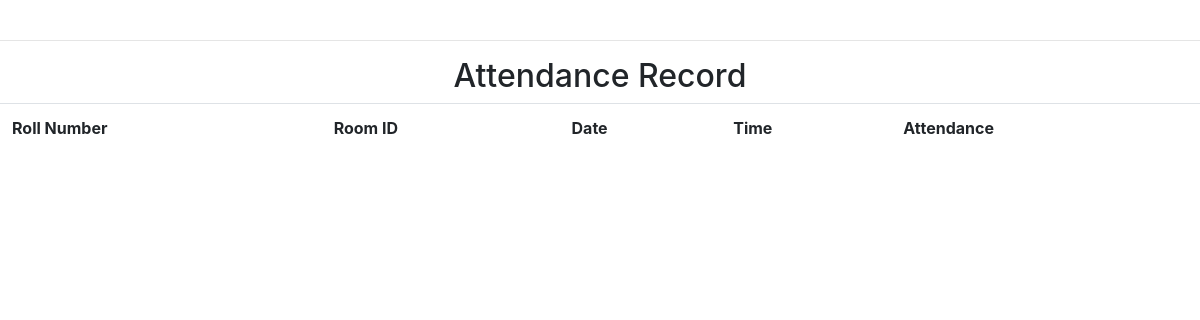
Before: /attendance_view.php with the older database file.
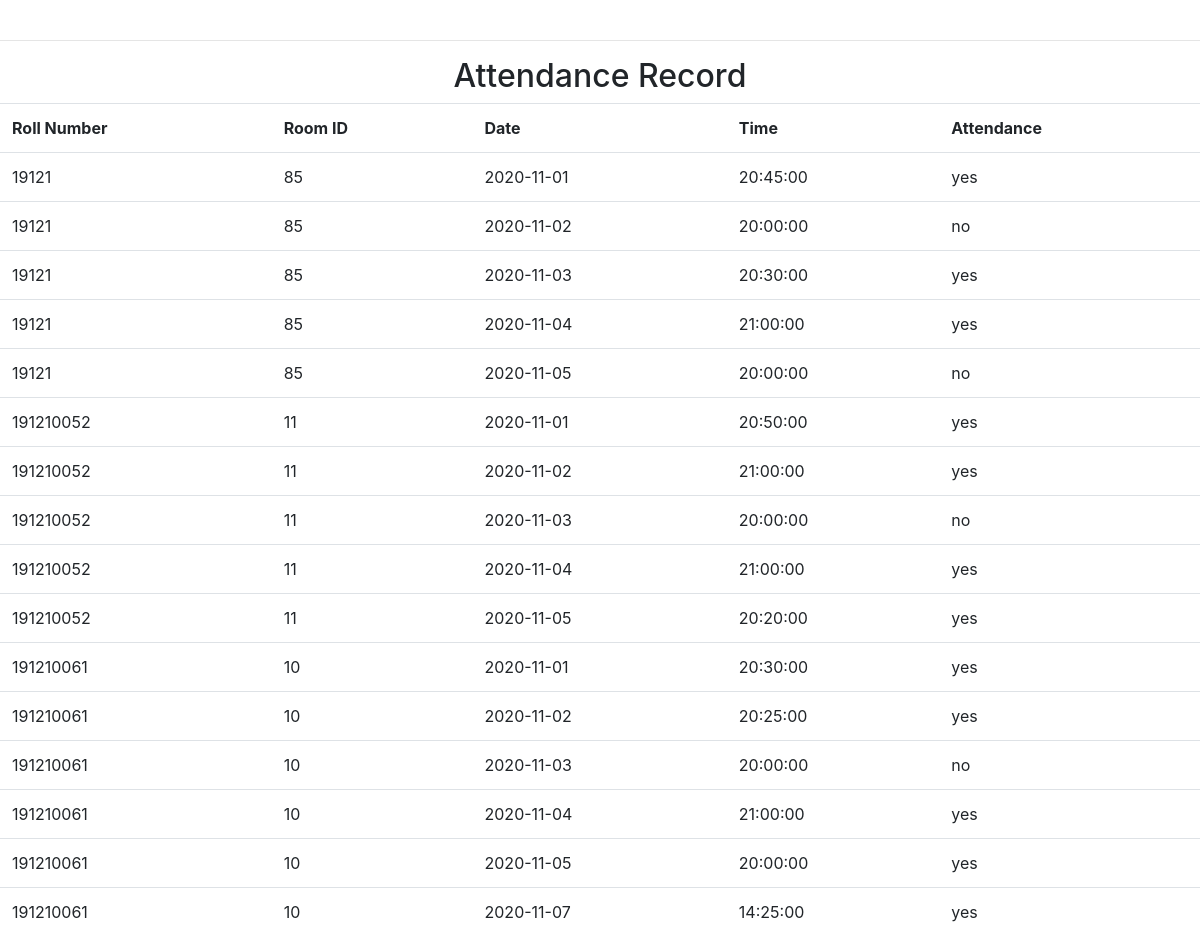
After: the same page with the newer database file.
### tables this page shows
CREATE TABLE `attendance` (
  `rollno` varchar(10) NOT NULL,
  `room_id` varchar(10) NOT NULL,
  `date` date NOT NULL,
  `time` time NOT NULL,
  `present` varchar(3) NOT NULL
);

### attendance_view.php (the view, shortened to what this page needs)
<!DOCTYPE html>
<html>
<head>
	<link rel="stylesheet" href="https://stackpath.bootstrapcdn.com/bootstrap/4.4.1/css/bootstrap.min.css">
</head>
<body>
<br><hr>
<caption><h2>Attendance Record</h2></caption>
<table class="table table-hover">
	<tr>
		<th>Roll Number</th>
		<th>Room ID</th>
		<th>Date</th>
		<th>Time</th>
		<th>Attendance</th>
	</tr>
<?php
$ViewQuery="SELECT * FROM attendance" ;
$Execute=mysql_query($ViewQuery);
while($DataRows=mysql_fetch_array($Execute)){
	$Rollno=$DataRows['rollno'];
	$Room_id=$DataRows['room_id'];
	$Date=$DataRows['date'];
	$Time=$DataRows['time'];
	$Present=$DataRows['present'];
 ?>
 <tr>
<td><?php echo $Rollno ;?></td>
<td><?php echo $Room_id; ?></td>
<td><?php echo $Date; ?></td>
<td><?php echo $Time; ?></td>
<td><?php echo $Present; ?></td>
</tr>
<?php } ?>
</table>
</body>
</html>

Changed rows visible on the page:
added attendance: rollno "19121", room "85", date "2020-11-01", time "20:45:00", present "yes"
added attendance: rollno "19121", room "85", date "2020-11-02", time "20:00:00", present "no"
added attendance: rollno "19121", room "85", date "2020-11-03", time "20:30:00", present "yes"
added attendance: rollno "19121", room "85", date "2020-11-04", time "21:00:00", present "yes"
added attendance: rollno "19121", room "85", date "2020-11-05", time "20:00:00", present "no"
added attendance: rollno "191210052", room "11", date "2020-11-01", time "20:50:00", present "yes"
added attendance: rollno "191210052", room "11", date "2020-11-02", time "21:00:00", present "yes"
added attendance: rollno "191210052", room "11", date "2020-11-03", time "20:00:00", present "no"
added attendance: rollno "191210052", room "11", date "2020-11-04", time "21:00:00", present "yes"
added attendance: rollno "191210052", room "11", date "2020-11-05", time "20:20:00", present "yes"
added attendance: rollno "191210061", room "10", date "2020-11-01", time "20:30:00", present "yes"
added attendance: rollno "191210061", room "10", date "2020-11-02", time "20:25:00", present "yes"
added attendance: rollno "191210061", room "10", date "2020-11-03", time "20:00:00", present "no"
added attendance: rollno "191210061", room "10", date "2020-11-04", time "21:00:00", present "yes"
added attendance: rollno "191210061", room "10", date "2020-11-05", time "20:00:00", present "yes"
added attendance: rollno "191210061", room "10", date "2020-11-07", time "14:25:00", present "yes"
